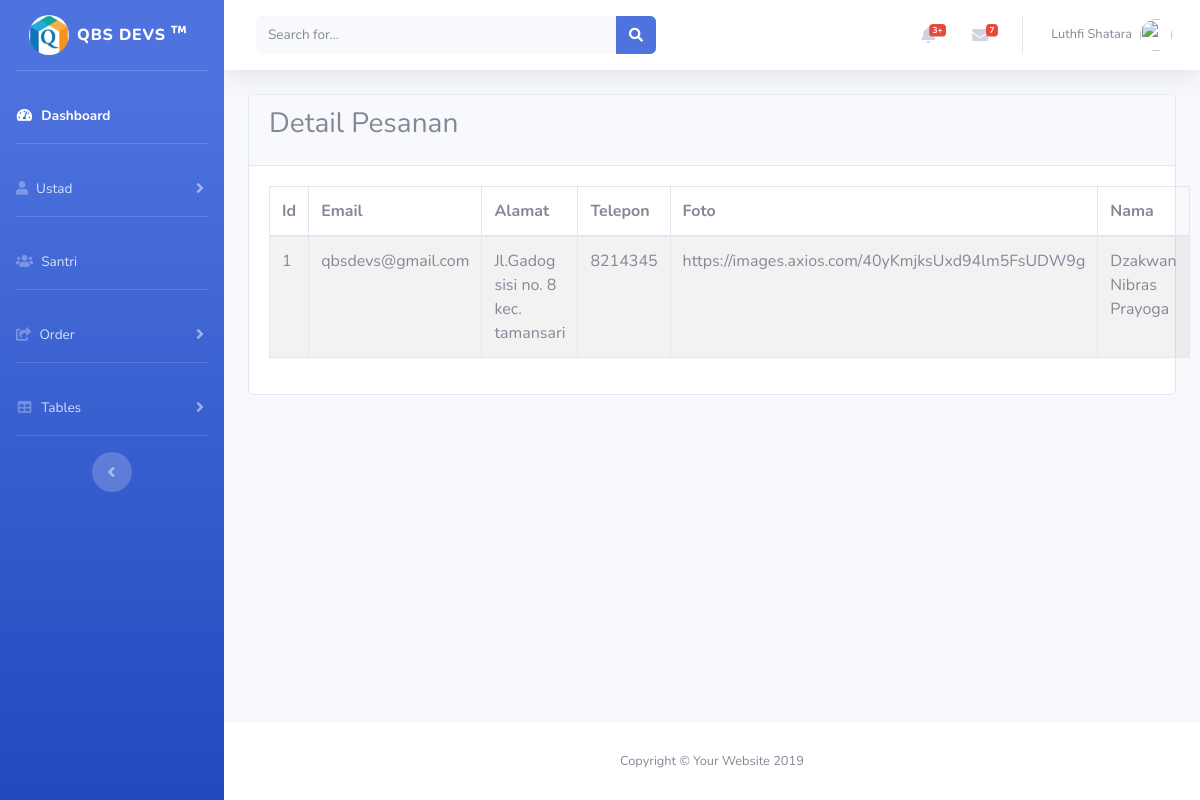
The app's page /order.php with its own data.
### tables this page shows
CREATE TABLE `detail_order` (
  `id` int(100) NOT NULL,
  `email` varchar(90) NOT NULL,
  `alamat` text NOT NULL,
  `telepon` int(11) NOT NULL,
  `profile_image` varchar(100) NOT NULL,
  `nama` text NOT NULL
);

### order.php (the view, shortened to what this page needs)
<?php
include('includes/header.php');
include('includes/navbar.php');
?>
        <div class="container-fluid">
          <section class="content">
              <div class="row">
                <div class="col-12">
                  <div class="card">
                    <div class="card-header">
                      <h3 class="card-title">Detail Pesanan</h3>
                    </div>
                    <div class="card-body">
                    <?php
                      $connection = mysqli_connect("localhost","root","","test");
                      $query = "SELECT * FROM detail_order";
                      $query_run = mysqli_query($connection, $query);
                      ?>
                      <table id="example1" class="table table-bordered table-striped">
                        <thead>
                        <tr>
                          <th>Id</th>
                          <th>Email</th>
                          <th>Alamat</th>
                          <th>Telepon</th>
                          <th>Foto </th>
                          <th>Nama</th>
                        </tr>
                        </thead>
                        <tbody>
                  <?php
                    if(mysqli_num_rows($query_run) > 0)
                    {
                        while($row = mysqli_fetch_assoc($query_run))
                    {
                 ?>
                <tr>
                  <td> <?php echo $row['id']; ?> </td>
                  <td> <?php echo $row['email']; ?> </td>
                  <td> <?php echo $row['alamat']; ?> </td>
                  <td> <?php echo $row['telepon']; ?> </td>
                  <td> <?php echo $row['profile_image']; ?> </td>
                  <td> <?php echo $row['nama']; ?> </td>
                </tr>
                    <?php
                      }
                  }
                  else {
                    echo "No Record Found";
                  }
                  ?>
                  </tbody>
                      </table>
                    </div>
                  </div>
                </div>
              </div>
            </section>
        </div>
      </div>
      <footer class="sticky-footer bg-white">
        <div class="container my-auto">
          <div class="copyright text-center my-auto">
            <span>Copyright &copy; Your Website 2019</span>
          </div>
        </div>
      </footer>
    </div>
  </div>
</body>
</html>

### records on screen
detail_order: id "1", email "qbsdevs@gmail.com", alamat "Jl.Gadog sisi no. 8 kec. tamansari", telepon "8214345", profile_image "https://images.axios.com/40yKmjksUxd94lm5FsUDW9g", nama "Dzakwan Nibras Prayoga"
